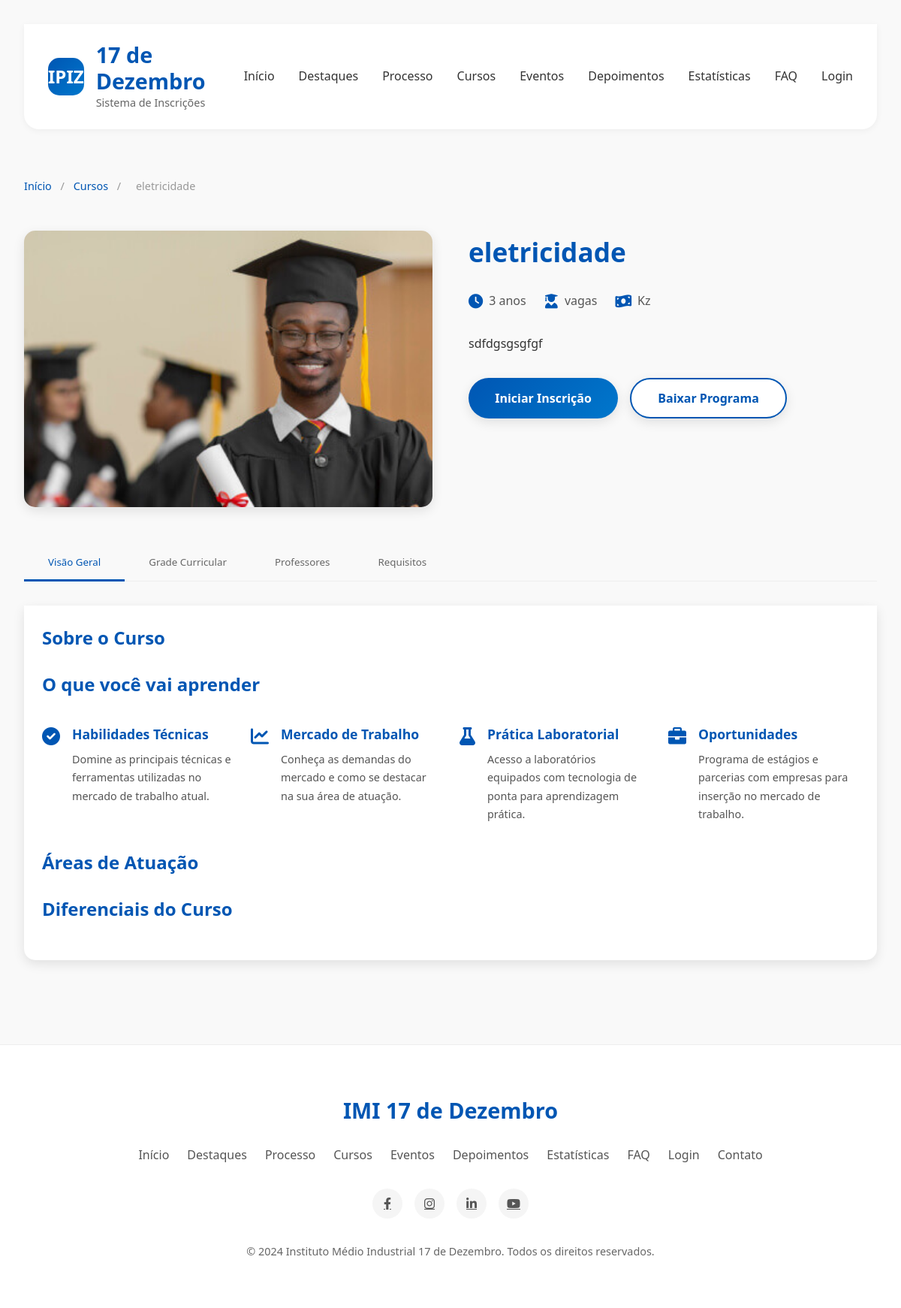
The page /auth/curso/1/ on the database its author committed.
### inscricoes/models.py (models this page shows, shortened)
class Curso(models.Model):
    nome = models.CharField(max_length=255, verbose_name="Nome do Curso")
    descricao = models.TextField(verbose_name="Descrição do Curso")
    duracao = models.CharField(max_length=50, verbose_name="Duração")
    imagem = models.ImageField(upload_to='cursos/', verbose_name="Imagem do Curso")
    destaque = models.BooleanField(default=False, verbose_name="Destaque (Novo/Popular)")
    class Meta:
        verbose_name = 'Curso'
        verbose_name_plural = 'Cursos'

### inscricoes/views.py (the view)
# urls.py: path('curso/<int:id>/', views.detalhe_curso, name='detalhe_curso'),
def detalhe_curso(request, id):
    curso = get_object_or_404(Curso, id=id)
    return render(request, 'detalhe.html', {'curso': curso})

### inscricoes/templates/detalhe.html (shortened to what this page needs)
{% load static %}
<!DOCTYPE html>
<html lang="pt">
<head>
    <link rel="stylesheet" href="https://cdnjs.cloudflare.com/ajax/libs/font-awesome/6.0.0-beta3/css/all.min.css">
</head>
<body>
            {% load static %}
    <div class="container">
        <header>
            <a href="#" class="logo">
                <div class="logo-icon">IPIZ</div>
                <div class="logo-text">
                    <h1>17 de Dezembro</h1>
                    <p>Sistema de Inscrições</p>
                </div>
            </a>
            <nav class="nav-links">
                <a href="#">Início</a>
                <a href="#highlights">Destaques</a>
                <a href="#process">Processo</a>
                <a href="#courses">Cursos</a>
                <a href="#events">Eventos</a>
                <a href="#testimonials">Depoimentos</a>
                <a href="#stats">Estatísticas</a>
                <a href="#faq">FAQ</a>
                <a href="#" id="openLogin">Login</a>
            </nav>
        </header>
        <div class="breadcrumb">
            <a href="#">Início</a>
            <span>/</span>
            <a href="#">Cursos</a>
            <span>/</span>
            <span>{{ curso.nome }}</span>
        </div>
        <div class="course-header">
            <div class="course-image">
                <img src="{{ curso.imagem.url }}" alt="{{ curso.nome }}">
            </div>
            <div class="course-info">
                <h1 class="course-title">{{ curso.nome }}</h1>
                <div class="course-meta">
                    <div class="meta-item">
                        <i class="fas fa-clock meta-icon"></i>
                        <span>{{ curso.duracao }}</span>
                    </div>
                    <div class="meta-item">
                        <i class="fas fa-user-graduate meta-icon"></i>
                        <span>{{ curso.vagas }} vagas</span>
                    </div>
                    <div class="meta-item">
                        <i class="fas fa-money-bill-wave meta-icon"></i>
                        <span>{{ curso.preco }} Kz</span>
                    </div>
                </div>
                <p>{{ curso.descricao }}</p>
                <div class="course-actions">
                    <button class="cta-button">Iniciar Inscrição</button>
                    <button class="cta-button secondary-button">Baixar Programa</button>
                </div>
            </div>
        </div>
        <div class="course-tabs">
            <button class="tab-button active" data-tab="overview">Visão Geral</button>
            <button class="tab-button" data-tab="curriculum">Grade Curricular</button>
            <button class="tab-button" data-tab="teachers">Professores</button>
            <button class="tab-button" data-tab="requirements">Requisitos</button>
        </div>
        <div class="tab-content active" id="overview">
            <div class="overview-content">
                <h3>Sobre o Curso</h3>
                <h3>O que você vai aprender</h3>
                <div class="overview-highlights">
                    <div class="highlight-item">
                        <i class="fas fa-check-circle highlight-icon"></i>
                        <div class="highlight-text">
                            <h4>Habilidades Técnicas</h4>
                            <p>Domine as principais técnicas e ferramentas utilizadas no mercado de trabalho atual.</p>
                        </div>
                    </div>
                    <div class="highlight-item">
                        <i class="fas fa-chart-line highlight-icon"></i>
                        <div class="highlight-text">
                            <h4>Mercado de Trabalho</h4>
                            <p>Conheça as demandas do mercado e como se destacar na sua área de atuação.</p>
                        </div>
                    </div>
                    <div class="highlight-item">
                        <i class="fas fa-flask highlight-icon"></i>
                        <div class="highlight-text">
                            <h4>Prática Laboratorial</h4>
                            <p>Acesso a laboratórios equipados com tecnologia de ponta para aprendizagem prática.</p>
                        </div>
                    </div>
                    <div class="highlight-item">
                        <i class="fas fa-briefcase highlight-icon"></i>
                        <div class="highlight-text">
                            <h4>Oportunidades</h4>
                            <p>Programa de estágios e parcerias com empresas para inserção no mercado de trabalho.</p>
                        </div>
                    </div>
                </div>
                <h3>Áreas de Atuação</h3>
                <h3>Diferenciais do Curso</h3>
            </div>
        </div>
    </div>
<footer>
    <div class="footer-content">
        <div class="footer-logo">IMI 17 de Dezembro</div>
        <div class="footer-links">
            <a href="#">Início</a>
            <a href="#highlights">Destaques</a>
            <a href="#process">Processo</a>
            <a href="#courses">Cursos</a>
            <a href="#events">Eventos</a>
            <a href="#testimonials">Depoimentos</a>
            <a href="#stats">Estatísticas</a>
            <a href="#faq">FAQ</a>
            <a href="#" id="footerLogin">Login</a>
            <a href="#">Contato</a>
        </div>
        <div class="social-links">
            <a href="#" class="social-link"><i class="fab fa-facebook-f"></i></a>
            <a href="#" class="social-link"><i class="fab fa-instagram"></i></a>
            <a href="#" class="social-link"><i class="fab fa-linkedin-in"></i></a>
            <a href="#" class="social-link"><i class="fab fa-youtube"></i></a>
        </div>
        <p class="copyright">© 2024 Instituto Médio Industrial 17 de Dezembro. Todos os direitos reservados.</p>
    </div>
</footer>
</body>
</html>

### rows shown on the page
Curso: nome "eletricidade", imagem (picture), duracao "3 anos", descricao "sdfdgsgsgfgf"
